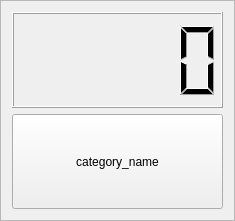
<?xml version="1.0" encoding="UTF-8"?>
<ui version="4.0">
 <class>CategoryCounterFrame</class>
 <widget class="QFrame" name="CategoryCounterFrame">
  <property name="geometry">
   <rect>
    <x>0</x>
    <y>0</y>
    <width>235</width>
    <height>221</height>
   </rect>
  </property>
  <property name="minimumSize">
   <size>
    <width>150</width>
    <height>150</height>
   </size>
  </property>
  <property name="windowTitle">
   <string>Frame</string>
  </property>
  <property name="frameShape">
   <enum>QFrame::StyledPanel</enum>
  </property>
  <property name="frameShadow">
   <enum>QFrame::Raised</enum>
  </property>
  <layout class="QHBoxLayout" name="horizontalLayout">
   <item>
    <layout class="QVBoxLayout" name="verticalLayout">
     <item>
      <widget class="QLCDNumber" name="lcdNumber">
       <property name="sizePolicy">
        <sizepolicy hsizetype="Minimum" vsizetype="Expanding">
         <horstretch>0</horstretch>
         <verstretch>0</verstretch>
        </sizepolicy>
       </property>
      </widget>
     </item>
     <item>
      <widget class="QPushButton" name="pushButton">
       <property name="sizePolicy">
        <sizepolicy hsizetype="Minimum" vsizetype="Expanding">
         <horstretch>0</horstretch>
         <verstretch>0</verstretch>
        </sizepolicy>
       </property>
       <property name="text">
        <string>category_name</string>
       </property>
      </widget>
     </item>
    </layout>
   </item>
  </layout>
 </widget>
 <resources/>
 <connections/>
</ui>
